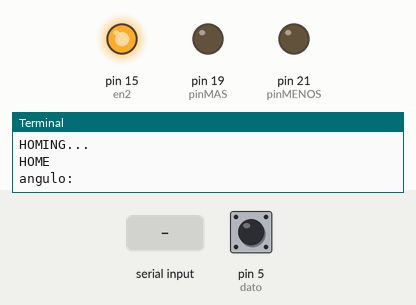
Simulated run of this program. Board: Raspberry Pi (header pin numbers). On the bench: output pins drawn as LEDs (lit = HIGH), the last lines printed to the terminal. The inputs (shaded band) are chosen by the test bench; at power-on: pin 5 (dato) HIGH. At 5.8 s the program stops and its outputs stay as they are.

Above: at 1.2 s.
1.3 s: "1" typed at the terminal, then Enter
At 2.5 s:
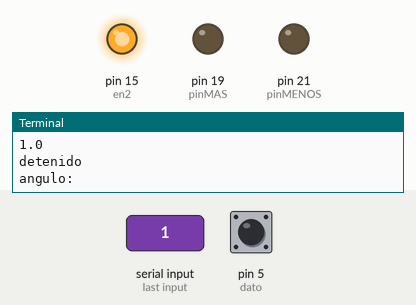
2.8 s: "0" typed at the terminal, then Enter
At 4.0 s:
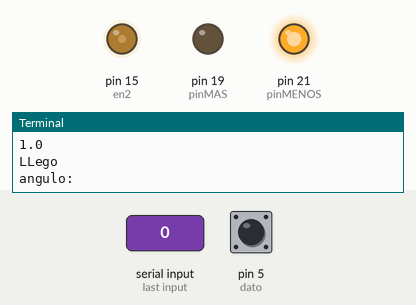
4.3 s: "5" typed at the terminal, then Enter
At 4.8 s:
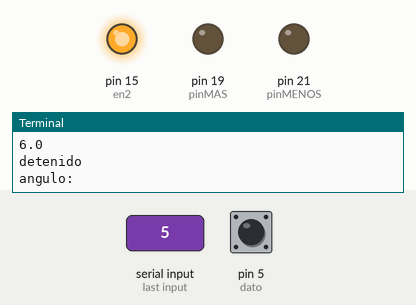
5.8 s: "0" typed at the terminal, then Enter
At 6.4 s:
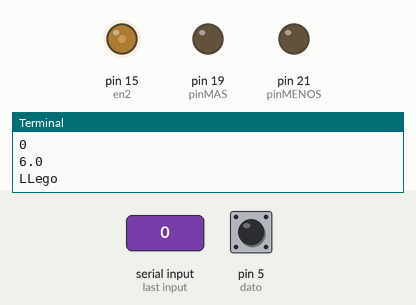
Timing chart, 0 to 7.3 s (numbered marks = the images above; inputs shaded):
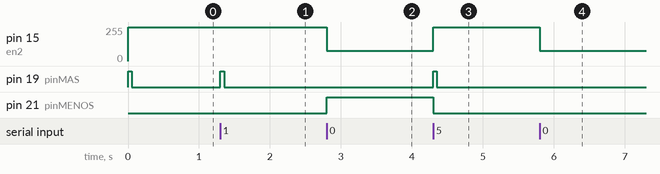

Measured:
- after the input at 1.3 s, pin 19 (pinMAS): LOW → HIGH at once, → LOW 0.05 s later
- after the input at 2.8 s, pin 15 (en2): 255/255 → 77/255 at once; pin 21 (pinMENOS): LOW → HIGH at once
- after the input at 4.3 s, pin 15 (en2): 77/255 → 255/255 at once; pin 19 (pinMAS): LOW → HIGH at once, → LOW 0.05 s later; pin 21 (pinMENOS): HIGH → LOW at once
- after the input at 5.8 s, pin 15 (en2): 255/255 → 77/255 at once

The program:

msw_hombro.py
```python
import RPi.GPIO as GPIO
import time

GPIO.setwarnings(False)
GPIO.setmode(GPIO.BOARD)


pin=5
pinMAS=19
pinMENOS=21
en2=15

GPIO.setup(pin,GPIO.IN, pull_up_down=GPIO.PUD_UP)
GPIO.setup(en2,GPIO.OUT)
GPIO.setup(pinMAS,GPIO.OUT)
GPIO.setup(pinMENOS,GPIO.OUT)
p2=GPIO.PWM(en2,1000)
p2.start(100)

contador=0
dato=0
datoanterior=0
flag=0
posicion=0
try:
    print("HOMING...")
    p2.ChangeDutyCycle(100)
    GPIO.output(pinMAS,GPIO.HIGH)
    GPIO.output(pinMENOS,GPIO.LOW)

    flag=0
    contador=0
    datoanterior=0
    while(True):
        flag=flag+1
        dato = GPIO.input(pin)
        if dato==1 and datoanterior==0:
            contador=contador+1
           #print(contador)
            flag = contador
        datoanterior=dato
        time.sleep(0.0005)
        if flag>contador+100:
            print('HOME')
            GPIO.output(pinMAS,GPIO.LOW)
            GPIO.output(pinMENOS,GPIO.LOW)
            break


    for i in range(4):
        x = float(raw_input("angulo:"))
        if x>= 0:
                p2.ChangeDutyCycle(100)
                GPIO.output(pinMAS,GPIO.HIGH)
                GPIO.output(pinMENOS,GPIO.LOW)
                num = (4169*x)/165
                posicion=posicion+x
        elif x< 0 :
                p2.ChangeDutyCycle(100)
                GPIO.output(pinMAS,GPIO.LOW)
                GPIO.output(pinMENOS,GPIO.HIGH)
                posicion=posicion+x
                num=(4000*x)/165
        print(posicion)
        flag=0
        contador=0
        datoanterior=0
        while(True):

                flag=flag+1
                dato = GPIO.input(pin)
                if dato==1 and datoanterior==0:
                        contador=contador+1
                        #print(contador)
                        flag = contador
                datoanterior=dato
                time.sleep(0.0005)
                if contador>=abs(num)-5 :
                        print('LLego')
                        if posicion<-40:
                            p2.ChangeDutyCycle(30)
                            GPIO.output(pinMAS,GPIO.HIGH)
                            GPIO.output(pinMENOS,GPIO.LOW)
                            break
                        elif posicion>-40:
                            p2.ChangeDutyCycle(30)
                            GPIO.output(pinMAS,GPIO.LOW)
                            GPIO.output(pinMENOS,GPIO.HIGH)
                            break
                        elif posicion==-40:
                            GPIO.output(pinMAS,GPIO.LOW)
                            GPIO.output(pinMENOS,GPIO.LOW)
                            break
                if flag>contador+100:
                        print('detenido')
                        GPIO.output(pinMAS,GPIO.LOW)
                        GPIO.output(pinMENOS,GPIO.LOW)
                        break
    GPIO.output(pinMAS,GPIO.LOW)
    GPIO.output(pinMENOS,GPIO.LOW)


except KeyboardInterrupt:
    GPIO.output(pinMAS,GPIO.LOW)
    GPIO.output(pinMENOS,GPIO.LOW)

 #   GPIO.cleanup()
```
